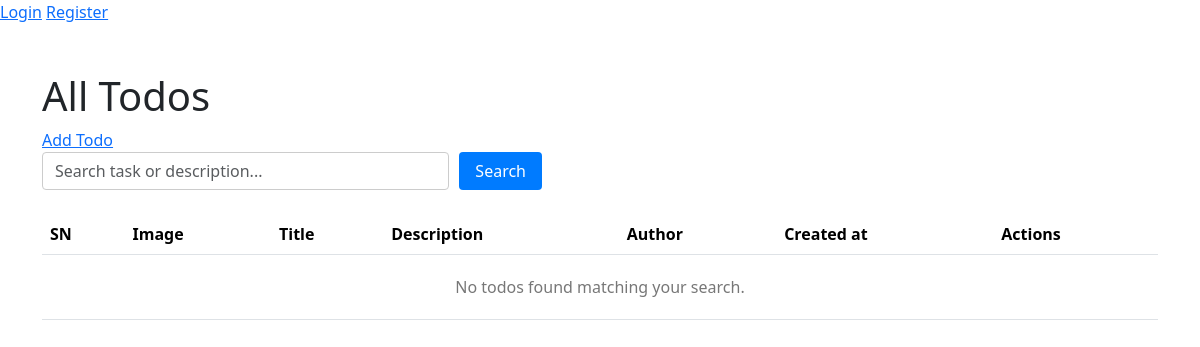
/, run on an earlier commit of the app's database.
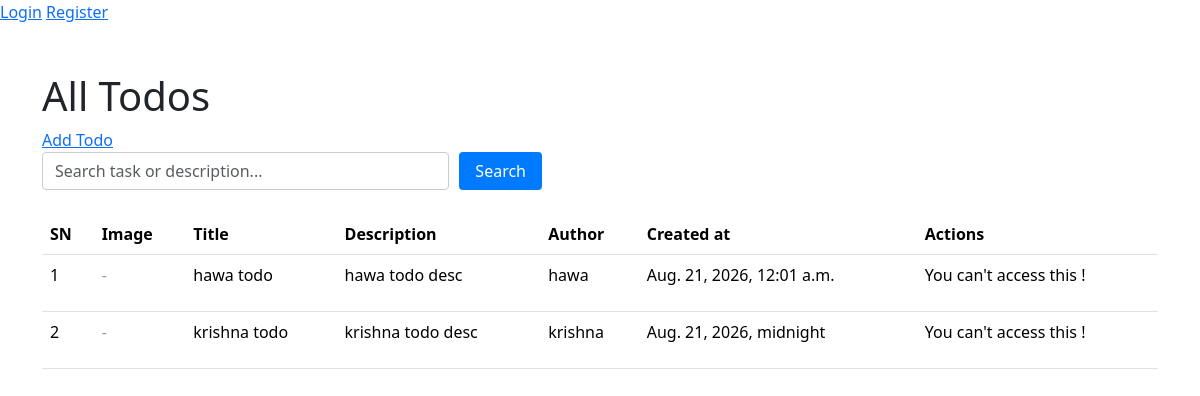
And on a later commit of the database.
### todoapp/models.py (models this page shows, shortened)
class Todo(models.Model):
    title = models.CharField(max_length=100)
    description = models.TextField()
    created_at = models.DateTimeField(auto_now=True)
    updated_at = models.DateTimeField(auto_now_add=True)
    images=models.ImageField(upload_to="todo_images/", null=True, blank=True)
    author = models.ForeignKey(User, on_delete=models.CASCADE)
    class Meta:
        ordering = ['-created_at']

### todoapp/views.py (the view)
# urls.py: path("", views.index, name="index"),
def index(request):
    todos_list = Todo.objects.all().order_by('-created_at')
    search_query = request.GET.get('q', '')
    if search_query:
        todos_list = todos_list.filter(
            Q(title__icontains=search_query) |
            Q(description__icontains=search_query)
        ).distinct()
    paginator = Paginator(todos_list, 5)
    page_number = request.GET.get('page')
    todos = paginator.get_page(page_number)
    context = {
        "todos": todos,
        "search_query": search_query,
    }
    return render(request, "todo/index.html", context)

### todoapp/templates/todo/index.html (shortened to what this page needs)
{% extends "base.html" %}
{% block content %}
<h1>All Todos</h1>
<a href="{% url "create_todo" %}">Add Todo</a>
<div class="mb-4" style="margin-bottom: 20px; max-width: 500px;">
    <form action="{% url "index" %}" method="get" style="display: flex; gap: 10px;">
        <input type="text" name="q" class="form-control" placeholder="Search task or description..." value="{{search_query}}" style="padding: 6px 12px; width: 100%; border: 1px solid #ccc; border-radius: 4px;">
        <button type="submit" class="btn btn-primary" style="background-color: #007bff; color: white; border: none; padding: 6px 16px; border-radius: 4px; cursor: pointer;">Search</button>
    </form>
</div>
<table class="table">
    <thead>
        <tr>
            <th>SN</th>
            <th>Image</th>
            <th>Title</th>
            <th>Description</th>
            <th>Author</th>
            <th>Created at</th>
            <th>Actions</th>
        </tr>
    </thead>
    <tbody>
            {% for todo in todos %}
                <tr>
                    <td>{{forloop.counter}}</td>
                    <td>
                        {% if todo.images %}
                            <img src="{{ todo.images.url }}" alt="{{ todo.title }}" style="width: 60px; height: 60px; object-fit: cover; border-radius: 4px;">
                        {% else %}
                            <span style="color: #999;">-</span>
                        {% endif %}
                    </td>
                    <td><a style="text-decoration: none; color: #000" href="{% url "todo_details" todo.pk %}">{{todo.title|truncatechars:50}}</a></td>
                    <td>{{todo.description|truncatechars:50}}</td>
                    <td>{{todo.author}}</td>
                    <td>{{todo.created_at}}</td>
                    <td>
                        {% if request.user.is_authenticated and request.user == todo.author %}
                            <a href="{% url "todo_update" todo.pk %}" class="btn btn-sm btn-warning">Edit</a>
                            <a href="{% url "todo_delete" todo.pk %}" class="btn btn-sm btn-danger">Delete</a>
                        {% else %}
                            <p>You can't access this !</p>
                        {% endif %}
                    </td>
                </tr>
            {% empty %}
                <tr>
                    <td colspan="7" style="text-align: center; color: #777; padding: 20px;">
                        No todos found matching your search.
                    </td>
                </tr>
            {% endfor %}
    </tbody>
</table>
{% endblock content %}

What changed in the data, as far as the page shows it:
added Todo: title "hawa todo", description "hawa todo desc", author "hawa", created_at "Aug. 21, 2026, 12:01 a.m."
added Todo: title "krishna todo", description "krishna todo desc", author "krishna", created_at "Aug. 21, 2026, midnight"
Also different on the page:
text no longer shown: "No todos found matching your search."
